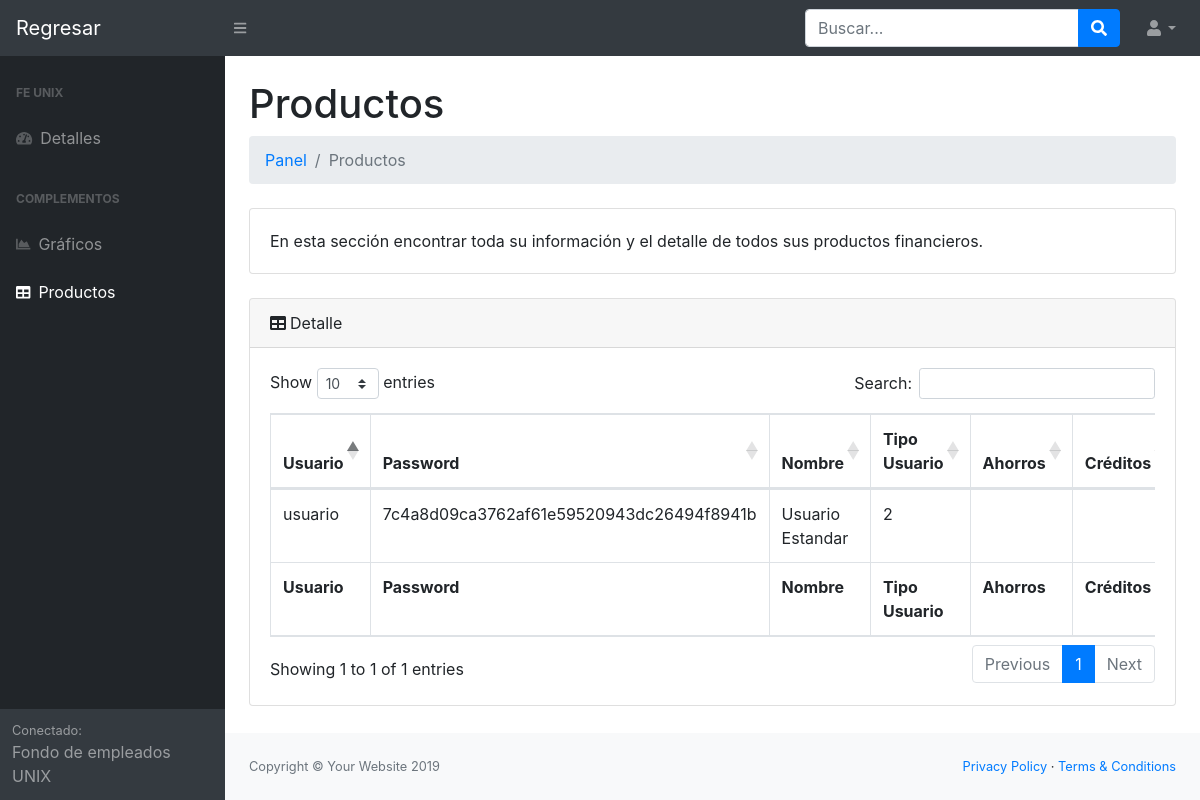
Screenshot of /tabla.php (signed in) with the database file from the repository.
### tables this page shows
CREATE TABLE `usuarios` (
  `id` int(11) NOT NULL,
  `usuario` varchar(40) NOT NULL,
  `password` varchar(50) NOT NULL,
  `nombre` varchar(80) NOT NULL,
  `tipo_usuario` int(11) NOT NULL,
  `ahorros` varchar(50) NOT NULL,
  `creditos` varchar(50) NOT NULL,
  `aportes` varchar(50) NOT NULL,
  `beneficios` varchar(50) NOT NULL
);

### tabla.php (the view, shortened to what this page needs)
<?php
	require 'conexion.php';
	$id = $_SESSION['id'];
	$tipo_usuario = $_SESSION['tipo_usuario'];
	if($tipo_usuario == 1){
		$where = "";
		} else if($tipo_usuario == 2){
		$where = "WHERE id=$id";
	}
	$sql = "SELECT * FROM usuarios $where";
	$resultado = $mysqli->query($sql);
?>
<!DOCTYPE html>
<html lang="en">
    <head>
		<link href="css/styles.css" rel="stylesheet" />
		<link href="https://cdn.datatables.net/1.10.20/css/dataTables.bootstrap4.min.css" rel="stylesheet" />
	</head>
	<body class="sb-nav-fixed">
		<nav class="sb-topnav navbar navbar-expand navbar-dark bg-dark">
			<a class="navbar-brand" href="principal.php">Regresar</a><button class="btn btn-link btn-sm order-1 order-lg-0" id="sidebarToggle" href="#"><i class="fas fa-bars"></i></button
			>
			<form class="d-none d-md-inline-block form-inline ml-auto mr-0 mr-md-3 my-2 my-md-0">
				<div class="input-group">
					<input class="form-control" type="text" placeholder="Buscar..." aria-label="Search" aria-describedby="basic-addon2" />
					<div class="input-group-append">
						<button class="btn btn-primary" type="button"><i class="fas fa-search"></i></button>
					</div>
				</div>
			</form>
			<ul class="navbar-nav ml-auto ml-md-0">
				<li class="nav-item dropdown">
					<a class="nav-link dropdown-toggle" id="userDropdown" href="#" role="button" data-toggle="dropdown" aria-haspopup="true" aria-expanded="false"><i class="fas fa-user fa-fw"></i></a>
				</li>
			</ul>
		</nav>
		<div id="layoutSidenav">
			<div id="layoutSidenav_nav">
				<nav class="sb-sidenav accordion sb-sidenav-dark" id="sidenavAccordion">
					<div class="sb-sidenav-menu">
						<div class="nav">
							<div class="sb-sidenav-menu-heading">Fe UNIX</div>
							<a class="nav-link" href="principal.php"
							><div class="sb-nav-link-icon"><i class="fas fa-tachometer-alt"></i></div>
								Detalles</a
							>
									<div class="sb-sidenav-menu-heading">Complementos</div>
									<a class="nav-link" href="charts.php"
									><div class="sb-nav-link-icon"><i class="fas fa-chart-area"></i></div>
										Gráficos</a
									><a class="nav-link" href="tabla.php"
									><div class="sb-nav-link-icon"><i class="fas fa-table"></i></div>
										Productos</a
									>
						</div>
					</div>
					<div class="sb-sidenav-footer">
						<div class="small">Conectado:</div>
						Fondo de empleados UNIX
					</div>
				</nav>
			</div>
			<div id="layoutSidenav_content">
				<main>
					<div class="container-fluid">
						<h1 class="mt-4">Productos</h1>
						<ol class="breadcrumb mb-4">
							<li class="breadcrumb-item"><a href="principal.php">Panel</a></li>
							<li class="breadcrumb-item active">Productos</li>
						</ol>
						<div class="card mb-4">
							<div class="card-body">En esta sección encontrar toda su información y el detalle de todos sus productos financieros</a>.</div>
						</div>
						<div class="card mb-4">
							<div class="card-header"><i class="fas fa-table mr-1"></i>Detalle</div>
							<div class="card-body">
								<div class="table-responsive">
									<table class="table table-bordered" id="dataTable" width="100%" cellspacing="0">
										<thead>
											<tr>
												<th>Usuario</th>
												<th>Password</th>
												<th>Nombre</th>
												<th>Tipo Usuario</th>
												<th>Ahorros</th>
												<th>Créditos</th>
											</tr>
										</thead>
										<tfoot>
											<tr>
												<th>Usuario</th>
												<th>Password</th>
												<th>Nombre</th>
												<th>Tipo Usuario</th>
												<th>Ahorros</th>
												<th>Créditos</th>
											</tr>
										</tfoot>
										<tbody>
											<?php while($row = $resultado->fetch_assoc()) { ?>
												<tr>
													<td><?php echo $row['usuario']; ?></td>
													<td><?php echo $row['password']; ?></td>
													<td><?php echo $row['nombre']; ?></td>
													<td><?php echo $row['tipo_usuario']; ?></td>
													<td><?php echo $row['ahorros']; ?></td>
													<td><?php echo $row['creditos']; ?></td>
												</tr>
											<?php } ?>
										</tbody>
									</table>
								</div>
								</div>
								</div>
											</div>
					</main>
					<footer class="py-4 bg-light mt-auto">
						<div class="container-fluid">
						<div class="d-flex align-items-center justify-content-between small">
					<div class="text-muted">Copyright &copy; Your Website 2019</div>
					<div>
						<a href="#">Privacy Policy</a>
						&middot;
						<a href="#">Terms &amp; Conditions</a>
					</div>
					</div>
					</div>
				</footer>
			</div>
		</div>
	</body>
</html>

### rows the page displays
usuarios: usuario "usuario", password "7c4a8d09ca3762af61e59520943dc26494f8941b", nombre "Usuario Estandar", tipo_usuario "2"
